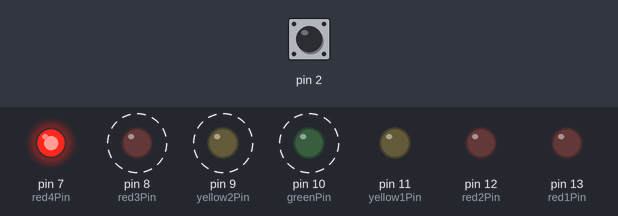
A sketch run on a simulated Arduino Uno, built with avr-gcc and run on an emulated ATmega328P. Shown: output pins drawn as LEDs (lit = HIGH). Dashed ring = blinking. Inputs (shaded band) come from the test bench; at power-on: pin 2 HIGH. What the sketch prints to the serial monitor is not drawn.

Above: at 0.05 s.
1.3 s: pin 2 pulled LOW for 3.2 s
At 4.75 s:
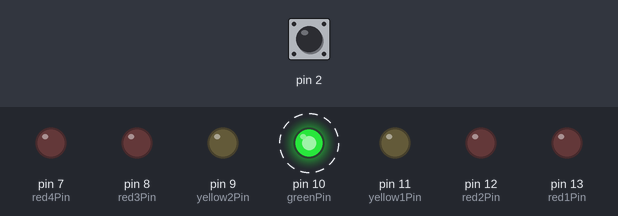
6.3 s: pin 2 pulled LOW for 0.15 s
At 7.62 s:
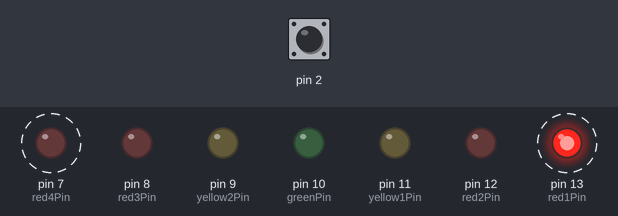
Timing chart, 0 to 34.4 s (numbered marks = the images above; inputs shaded):
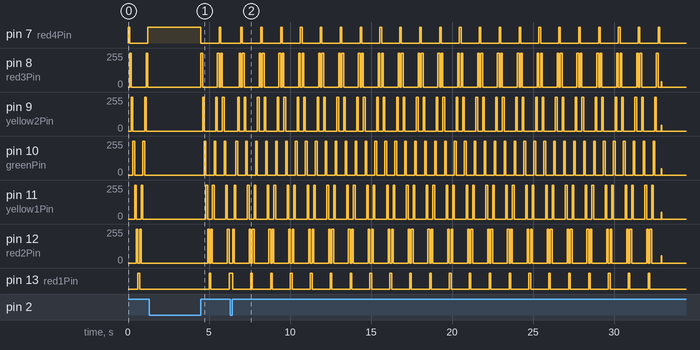

The sketch:

touchlamp.ino
```cpp
#include <CapacitiveSensor.h>
CapacitiveSensor capSensor = CapacitiveSensor(4,2);

int threshold = 1000;
int lightDelay = 100;
const int red1Pin=13;
const int red2Pin=12;
const int yellow1Pin = 11;
const int greenPin=10;
const int yellow2Pin=9;
const int red3Pin=8;
const int red4Pin=7;
int lights[]={7,8,9,10,11,12,13};
int dir=1;
int curr=0;
int timeMark = 0;

int const potPin = A0;
int potVal;

void setup() {
  Serial.begin(9600);
  // put your setup code here, to run once:
  pinMode(red1Pin,OUTPUT);
  pinMode(red2Pin,OUTPUT);
  pinMode(yellow1Pin,OUTPUT);
  pinMode(greenPin,OUTPUT);
  pinMode(yellow2Pin,OUTPUT);
  pinMode(red3Pin,OUTPUT);
  pinMode(red4Pin,OUTPUT);
}

void loop() {
 // potVal = analogRead(potPin);


  long sensorValue = capSensor.capacitiveSensor(30);
if(sensorValue<threshold){
  if(millis() - timeMark > lightDelay) {
    turnLightsOff();
    Serial.println(curr);
    curr += dir;
    timeMark = millis();
    if(curr == 6 || curr == 0) {
      dir = -dir;
      Serial.println("switching direction");
    }
  }
  digitalWrite(lights[curr], HIGH);

  }


if(sensorValue >= threshold){
  digitalWrite(lights[curr],HIGH);
  if(curr==4){
    lightDelay-50;

  }
}
}
void turnLightsOff() {
  for(int i=0;i<7;i++) {
    digitalWrite(lights[i],LOW);
  }
}
```

Measured:
- by itself, pin 7 (red4Pin): alternates HIGH for 0.10 s and LOW for 1.1 s, 44 changes in all, then stays LOW
- by itself, pin 13 (red1Pin): alternates HIGH for 0.10 s and LOW for 1.1 s, 43 changes in all, then stays LOW
